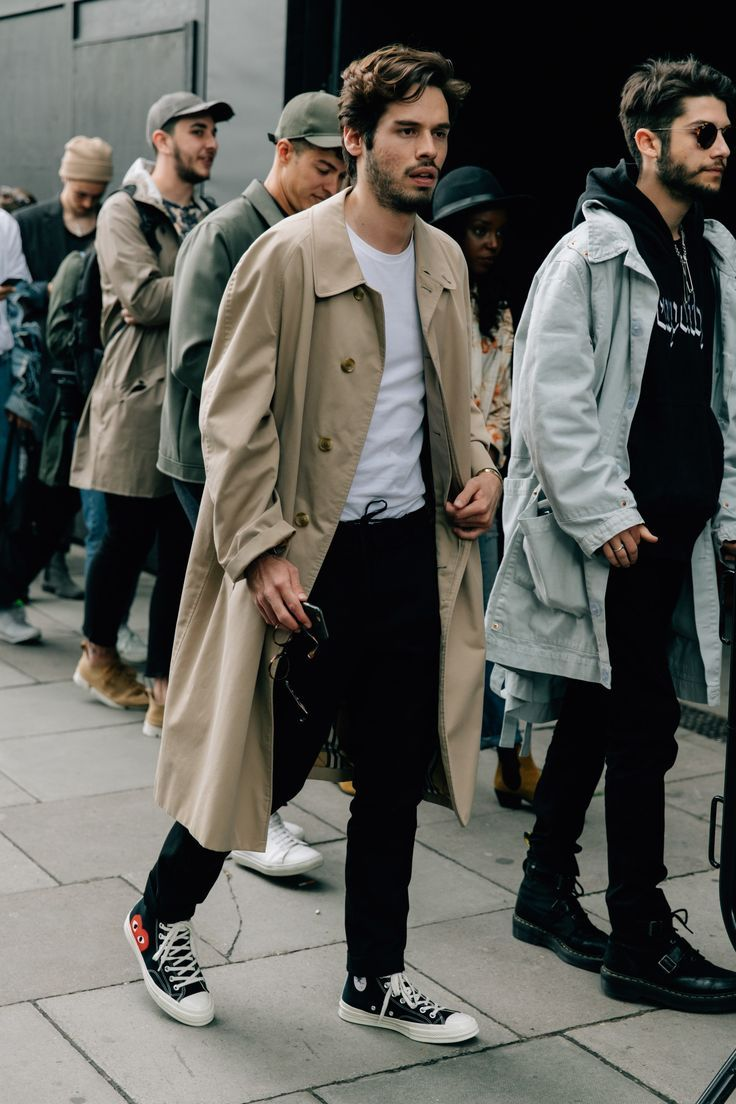
#> input picture openCV/Human_Detection/human_detection/walking_person.jpg, 736 x 1104 px
$ python human.py
#> lines starting #> are read from the running program, lines starting #| are printed output that depends on the picture; after the words box and inside, x2 and y2 are one past the last pixel; in counts of white or black regions, pixels touching at a corner belong together
import cv2 as cv
import numpy as np
from matplotlib import pyplot as plt

path = "./human_detection/walking_person.jpg"

think_1 = cv.imread('./' + path)
#> think_1 is the input picture: shape (1104, 736, 3); mean B, G, R 87.3, 92.6, 93
grayThink_1 = cv.cvtColor(think_1, cv.COLOR_BGR2HSV)
#> grayThink_1: shape (1104, 736, 3); mean H, S, V 62.9, 69.7, 97.7

think_2 = cv.imread('./' + path)
grayThink_2 = cv.cvtColor(think_2, cv.COLOR_BGR2HSV)

think_3 = cv.imread('./' + path)
grayThink_3 = cv.cvtColor(think_3, cv.COLOR_BGR2HSV)

body_cascade = cv.CascadeClassifier('haarcascade_fullbody.xml')

#Think_1
body = body_cascade.detectMultiScale(grayThink_1, 1.01, 10, minSize=(30, 30))
#> body = [[387, 186, 64, 128]]
for (x, y, w, h) in body:
    cv.rectangle(think_1, (x, y), (x+w, y+h), (0, 0, 255), 3)
#> this loop made 1 pass
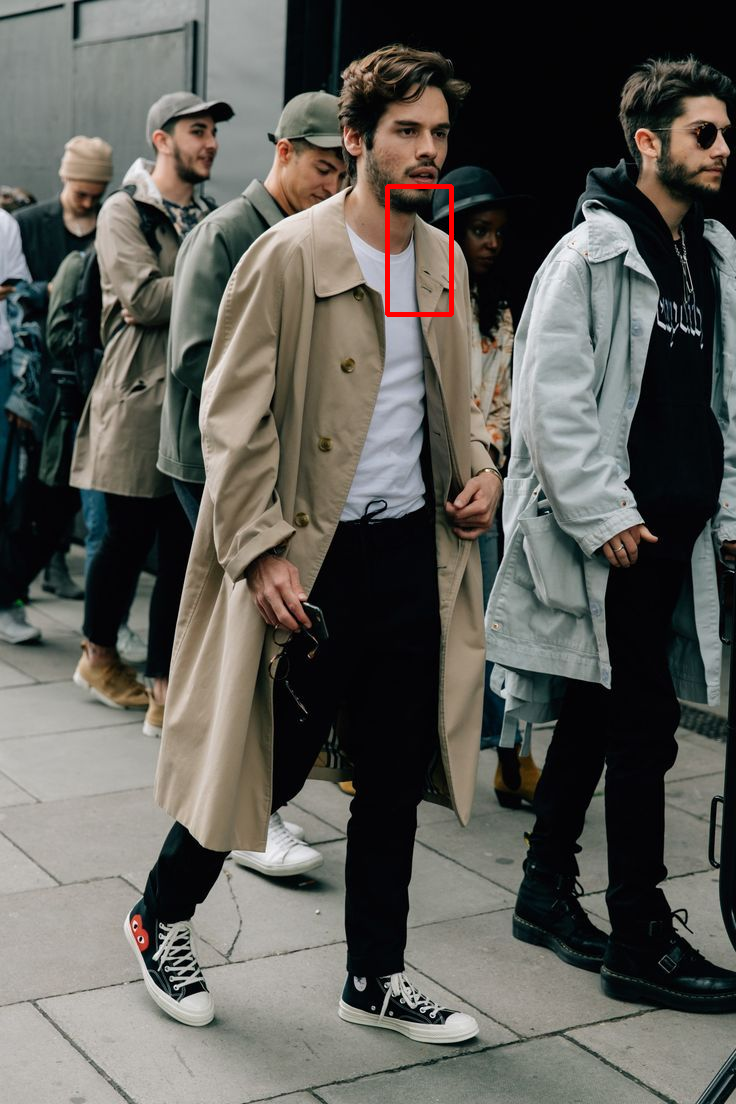
#> think_1: shape (1104, 736, 3); 0.23% of pixels changed, all inside (x1, y1, x2, y2) = (385, 184, 454, 317)

plt.subplot(1, 3, 1)
plt.imshow(think_1, cmap='gray')

#Think_2
body = body_cascade.detectMultiScale(grayThink_2,1.01, 2, 0, minSize=(70, 70))
#> body = [[384, 175, 73, 146], [245, 322, 99, 199]]
for (x,y,w,h) in body :
    cv.rectangle(think_2,(x,y),(x+w,y+h),(0,0,255),3)
#> this loop made 2 passes
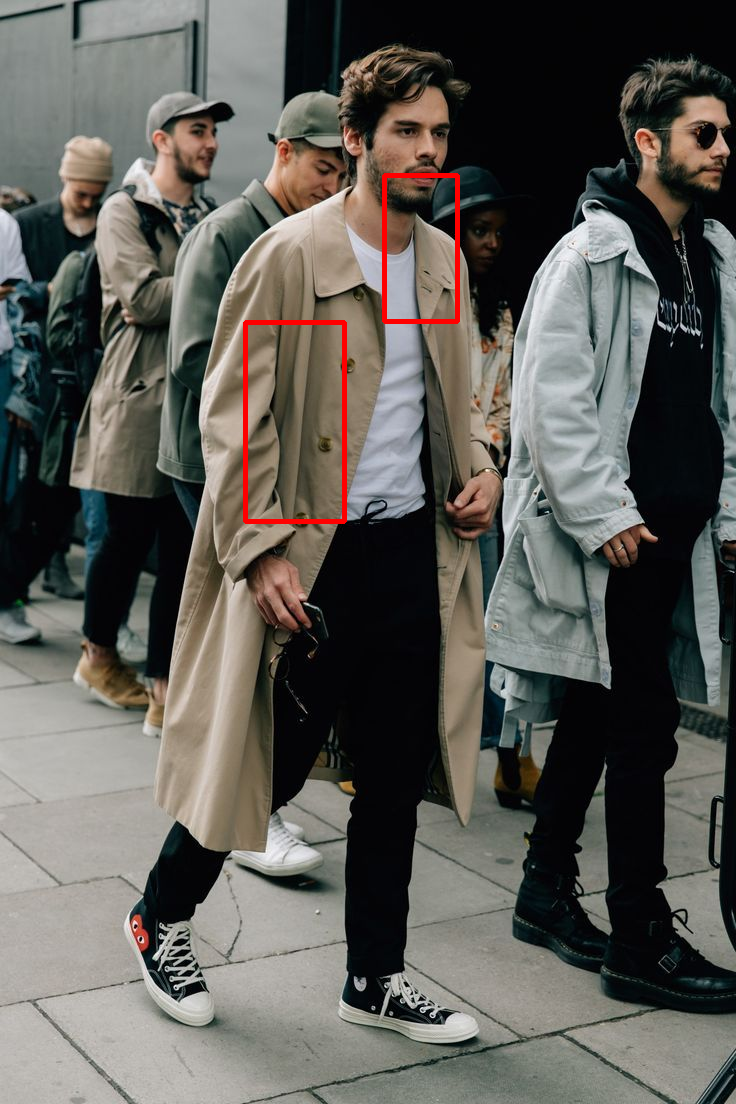
#> think_2: shape (1104, 736, 3); 0.63% of pixels changed, all inside (x1, y1, x2, y2) = (243, 173, 460, 524)

plt.subplot(1, 3, 2)
plt.imshow(think_2, cmap='gray')


body = body_cascade.detectMultiScale(grayThink_3,1.01, 2, 0, minSize=(70, 70))
for (x,y,w,h) in body :
    cv.rectangle(think_2,(x,y),(x+w,y+h),(0,0,255),3)

plt.subplot(1, 3, 3)
plt.imshow(think_2, cmap='gray')

plt.show()
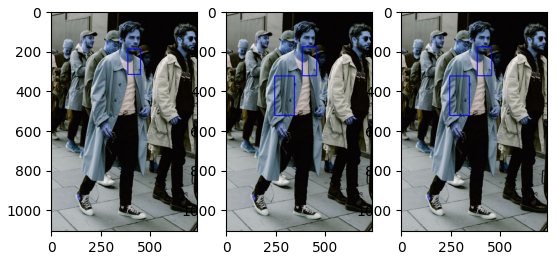
#> figure drawn by matplotlib, 3 panels; B, G, R data is drawn as R, G, B

$ run again, with openCV/Human_Detection/human_detection/IMG_8226.JPG copied over openCV/Human_Detection/human_detection/walking_person.jpg
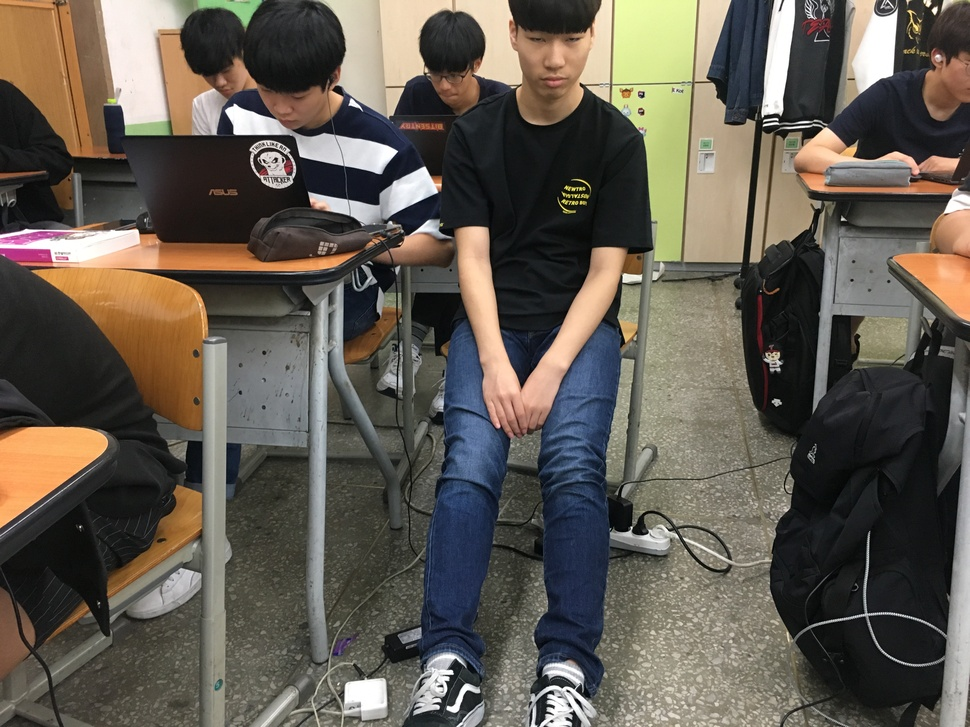
#> input picture openCV/Human_Detection/human_detection/IMG_8226.JPG, 970 x 727 px, shrunk from 4032 x 3024 before the run
#> think_1 is the input picture: shape (727, 970, 3); mean B, G, R 80.7, 90.6, 97.3
#> grayThink_1: shape (727, 970, 3); mean H, S, V 49.6, 55.6, 101.6
#> `body = body_cascade.detectMultiScale(grayThink_1, 1.01, 10, minSize=(3..`: body = ()
#> `body = body_cascade.detectMultiScale(grayThink_2,1.01, 2, 0, minSize=(..`: body = [[449, 275, 72, 143], [823, 258, 104, 209]]
#> the loop `for (x,y,w,h) in body :` made 2 passes
#> after the loop `for (x,y,w,h) in body :`:
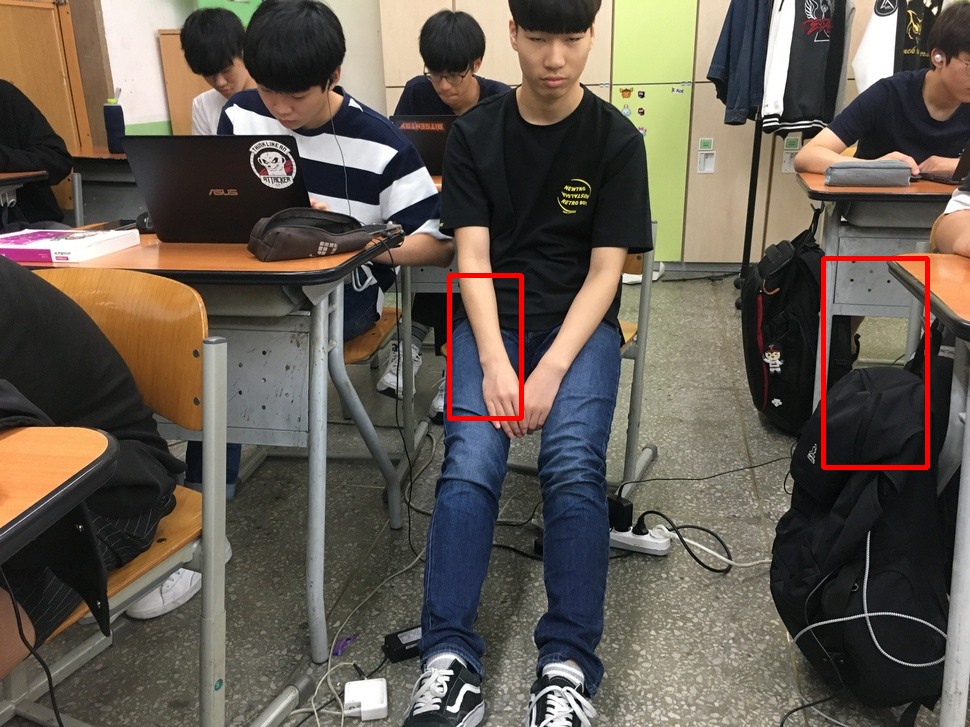
#> think_2: shape (727, 970, 3); 0.75% of pixels changed, all inside (x1, y1, x2, y2) = (447, 256, 930, 470)
#> `plt.show()`:
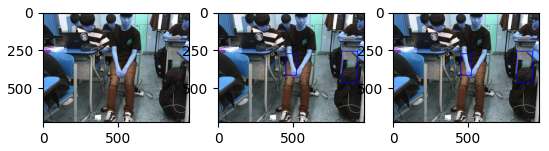
#> figure drawn by matplotlib, 3 panels; B, G, R data is drawn as R, G, B
